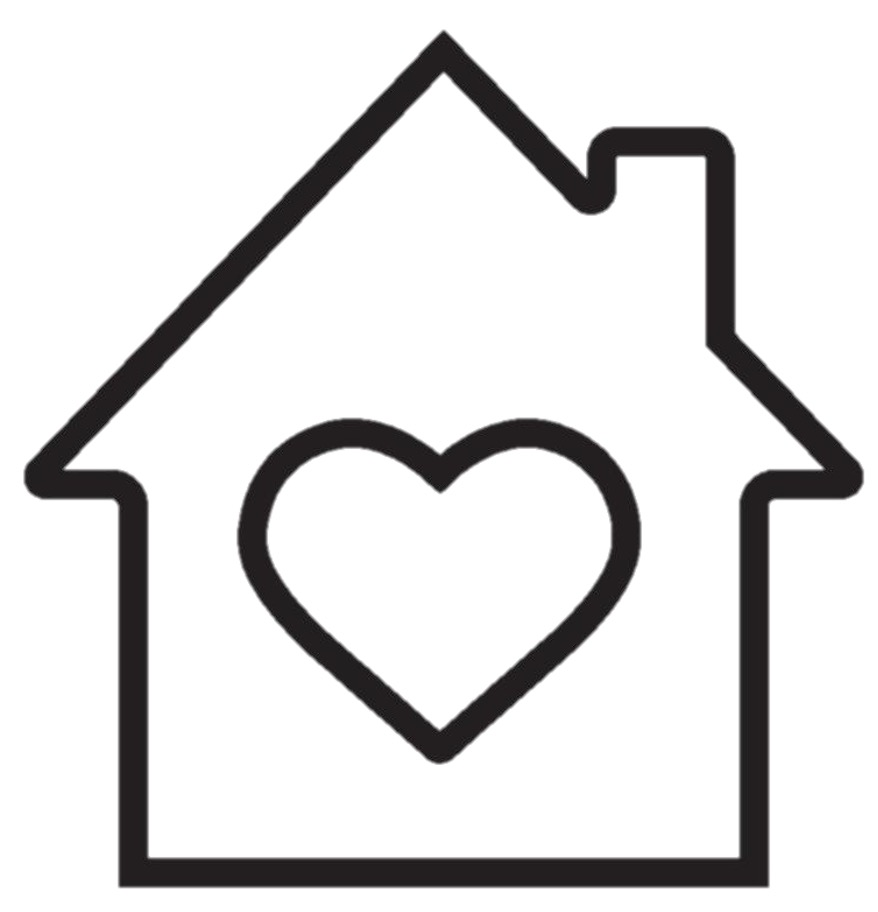
#> input picture img/hogar.jpg, 878 x 912 px, found by its file name
$ python img_treatment.py
#> lines starting #> are read from the running program, lines starting #| are printed output that depends on the picture
from PIL import Image, ImageOps

def crear_icono(ruta_entrada, ruta_salida, tamano_icono=64):
    """
    Crea un ícono cuadrado y centrado a partir de una imagen,
    redimensionándola proporcionalmente sin recortarla.

    :param ruta_entrada: Ruta de la imagen JPG original.
    :param ruta_salida: Ruta donde se guardará el ícono (se recomienda PNG).
    :param tamano_icono: El tamaño en píxeles (ej. 64 para 64x64).
    """
#> called with ruta_entrada = 'img/hogar.jpg', ruta_salida = 'img/hogar.png', tamano_icono = 64
    try:
        # 1. Abrir la imagen
        with Image.open(ruta_entrada) as img:
            # 2. Convertir a RGBA si es necesario (para soportar transparencia en el fondo si la imagen no es cuadrada)
#> img is the input picture: PIL image 878x912 RGB; mean R, G, B 222.8, 222.3, 222.4
            if img.mode not in ('L', 'RGB', 'RGBA'):
                img = img.convert('RGBA')

            # 3. Redimensionar proporcionalmente para que quepa dentro del tamaño deseado
            # ImageOps.fit hace esto automáticamente, centrando el resultado y rellenando si es necesario,
            # pero para asegurar que NADA se corte, usamos thumbnail primero.

            # Creamos una copia para trabajar con ella
            img_copia = img.copy()

            # Redimensionamos proporcionalmente el lado más largo al tamaño del ícono
            img_copia.thumbnail((tamano_icono, tamano_icono), Image.Resampling.LANCZOS)
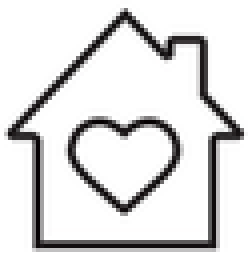
#> img_copia: PIL image 62x64 RGB (shown 4 times larger); mean R, G, B 221.7, 221.1, 221.3

            # 4. Crear una nueva imagen cuadrada vacía (transparente) del tamaño deseado
            icono_final = Image.new('RGBA', (tamano_icono, tamano_icono), (255, 255, 255, 0)) # Fondo transparente

            # 5. Calcular la posición para centrar la imagen redimensionada dentro del cuadrado
            offset_x = (tamano_icono - img_copia.width) // 2
#> offset_x = 1
            offset_y = (tamano_icono - img_copia.height) // 2
#> offset_y = 0

            # 6. Pegar la imagen redimensionada en el centro del ícono final
            icono_final.paste(img_copia, (offset_x, offset_y), img_copia if img_copia.mode == 'RGBA' else None)
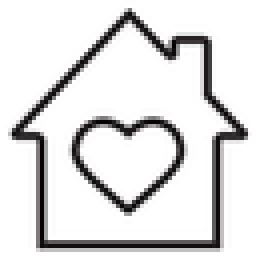
#> icono_final: PIL image 64x64 RGBA (shown 4 times larger); mean R, G, B, A 222.7, 222.2, 222.4, 247; transparent parts drawn white

            # 7. Guardar el resultado como PNG (formato ideal para íconos con transparencia)
            icono_final.save(ruta_salida, "PNG")
            print(f"¡Ícono generado con éxito en: {ruta_salida} (Tamaño: {tamano_icono}x{tamano_icono})!")

    except IOError:
        print(f"Error: No se pudo abrir la imagen en '{ruta_entrada}'.")
    except Exception as e:
        print(f"Ocurrió un error inesperado: {e}")

# Ejemplo de uso:
# Crea un ícono de 64x64 píxeles a partir de tu foto original
crear_icono("img/hogar.jpg", "img/hogar.png", tamano_icono=64)
